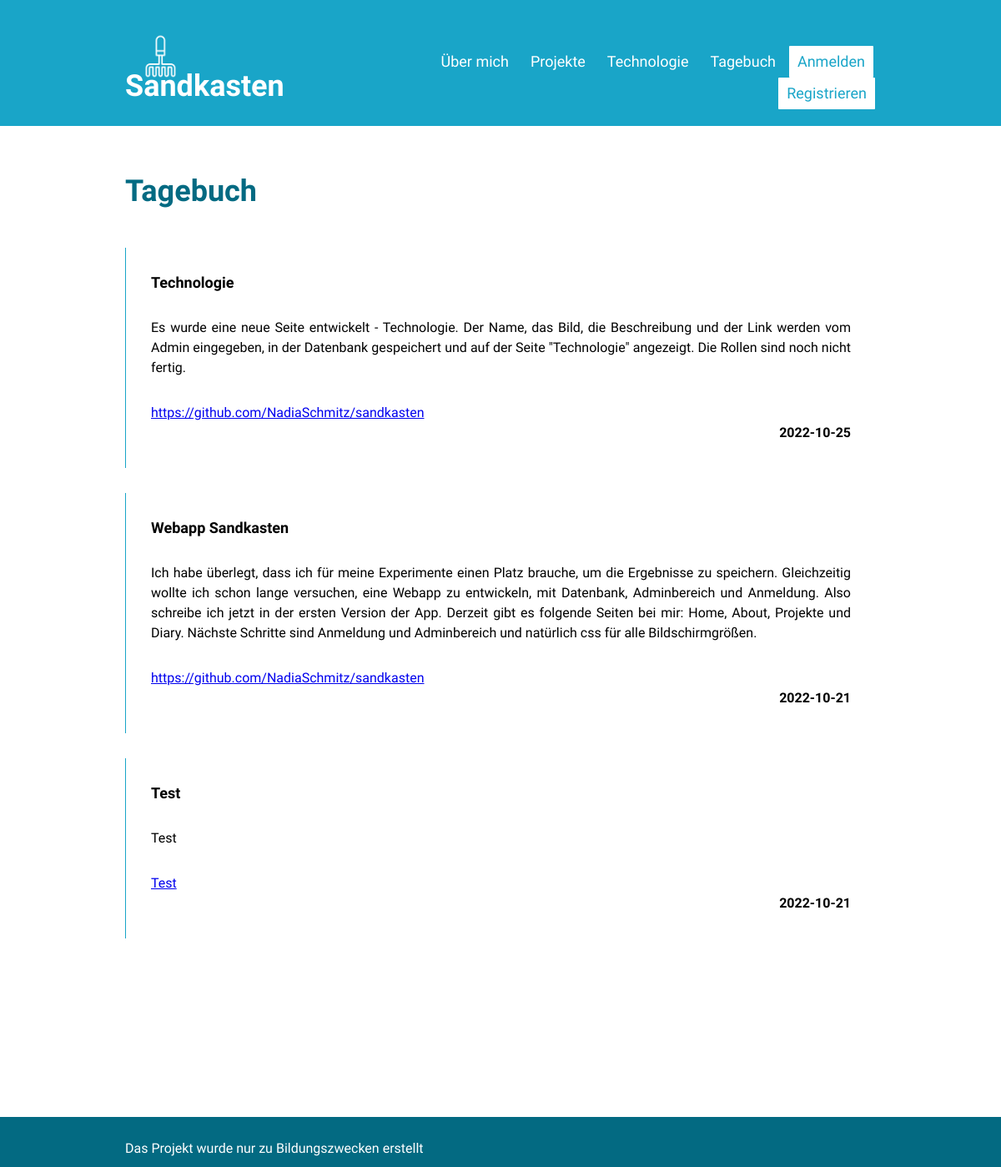
/diary, run on the app's committed database.
### sandkasten_package/models.py (models this page shows, shortened)
class Post(db.Model):
    id = db.Column(db.Integer, primary_key=True)
    title = db.Column(db.String(200), nullable=False)
    text = db.Column(db.Text, nullable=False)
    link = db.Column(db.String(300), nullable=False)
    date = db.Column(db.DateTime, default=datetime.utcnow)

### sandkasten_package/routes.py (the view)
@app.route('/diary')
def diary():
    posts = Post.query.order_by(Post.date.desc()).all()
    return render_template('diary.html',
                           title='Tagebuch',
                           posts=posts,
                           menu=menu)

### sandkasten_package/routes.py (called while the page is built)
@app.after_request
def redirect_to_login(response):
    if response.status_code == 401:
        return redirect(url_for('login') + '?next' + request.url)
    return response

### sandkasten_package/templates/diary.html (shortened to what this page needs)
{% extends 'base.html' %}
{% block body %}
<div class="content_body page_pattern">
    <h1 class="content_header">Tagebuch</h1>
    <div class="posts_wrapper">
        {% for item in posts %}
            <div class="post_item">
                <div class="post_item_header">
                    <div class="post_item_title standard_text bold_text">
                        {{ item.title }}
                    </div>
                </div>
                <div class="post_item_body standard_text align_justify">
                    {{ item.text }}
                </div>
                <div class="post_item_link standard_text">
                    <a href="{{ item.link }}" class="standard_text">{{ item.link }}</a>
                </div>
                <div class="post_item_date standard_text bold_text">
                    {{ item.date.date() }}
                </div>
            </div>
        {% endfor %}
    </div>
</div>
{% endblock %}

### sandkasten_package/static/css/style.css (style rules this page uses)
body { font-family: 'Roboto Condensed', sans-serif; }
.page_pattern { width: 960px; margin: 0 auto; }
.content_header { font-size: 36px; font-weight: 700; color: #036A82; margin: 0 0 50px 0; }
.standard_text { font-size: 16px; line-height: 24px; }
.bold_text { font-weight: 700; }
.align_justify { text-align: justify; }
.content_body { box-sizing: border-box; margin: 0 auto; padding: 60px 30px 120px 30px; }

### sandkasten_package/static/css/diary.css (style rules this page uses)
.post_item { padding: 30px; border-left: 1px solid #19a5c8; margin: 0 0 30px 0; }
.post_item_header { margin: 0 0 30px 0; }
.post_item_title { font-size: 18px; font-weight: 700; }
.post_item_body { text-align: justify; margin: 0 0 30px 0; }
.post_item_date { text-align: right; }

### data on the page
Post: title "Technologie", text "Es wurde eine neue Seite entwickelt - Technologie. Der Name, das Bild, die Beschreibung und der Link werden vom Admin eingegeben, in der Datenbank gespeichert und auf der Seite \"Technologie\" angezeigt. Die Rollen sind noch nicht fertig.", link "https://github.com/NadiaSchmitz/sandkasten", date "2022-10-25"
Post: title "Webapp Sandkasten", text "Ich habe überlegt, dass ich für meine Experimente einen Platz brauche, um die Ergebnisse zu speichern. Gleichzeitig wollte ich schon lange versuchen, eine Webapp zu entwickeln, mit Datenbank, Adminbereich und Anmeldung. Also schreibe ich jetzt in der ersten Version der App. Derzeit gibt es folgende Seiten bei mir: Home, About, Projekte und Diary. Nächste Schritte sind Anmeldung und Adminbereich und natürlich css für alle Bildschirmgrößen.", link "https://github.com/NadiaSchmitz/sandkasten", date "2022-10-21"
Post: title "Test", text "Test", link "Test", date "2022-10-21"

### other printed values
{{ menu_item.name }} "Über mich" "Projekte" "Technologie" "Tagebuch" "Anmelden" "Registrieren"
